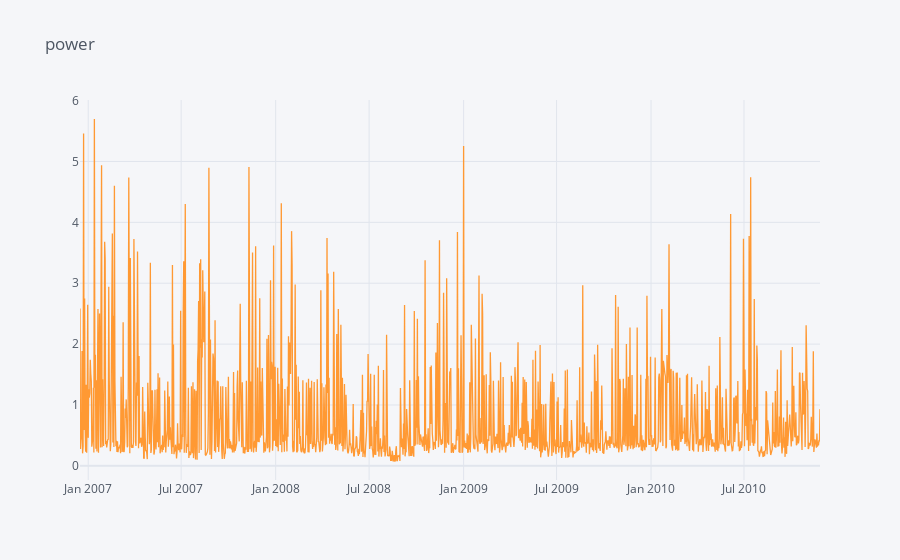

Here is the notebook cell this chart was saved with:
### Code cell
import cufflinks as cf
import plotly.offline
from  plotly.offline import plot_mpl
cf.go_offline()
cf.set_config_file(offline=False, world_readable=True)

data.iplot(title="power")

### Figure 1 — Plotly figure (JSON) as saved in the notebook; plotly's stock layout.template omitted (floating-point values rounded to 4 significant figures; data arrays with more than 128 entries replaced by an {"elided": "..."} marker saying what was removed)
{"data": [{"line": {"color": "rgba(255, 153, 51, 1.0)", "dash": "solid", "shape": "linear", "width": 1.3}, "mode": "lines", "name": "Global_active_power", "text": "", "type": "scatter", "x": {"elided": "1427 str values"}, "y": {"elided": "1427 float values"}}], "layout": {"legend": {"bgcolor": "#F5F6F9", "font": {"color": "#4D5663"}}, "paper_bgcolor": "#F5F6F9", "plot_bgcolor": "#F5F6F9", "title": {"font": {"color": "#4D5663"}, "text": "power"}, "xaxis": {"gridcolor": "#E1E5ED", "showgrid": true, "tickfont": {"color": "#4D5663"}, "title": {"font": {"color": "#4D5663"}, "text": ""}, "zerolinecolor": "#E1E5ED"}, "yaxis": {"gridcolor": "#E1E5ED", "showgrid": true, "tickfont": {"color": "#4D5663"}, "title": {"font": {"color": "#4D5663"}, "text": ""}, "zerolinecolor": "#E1E5ED"}}}
